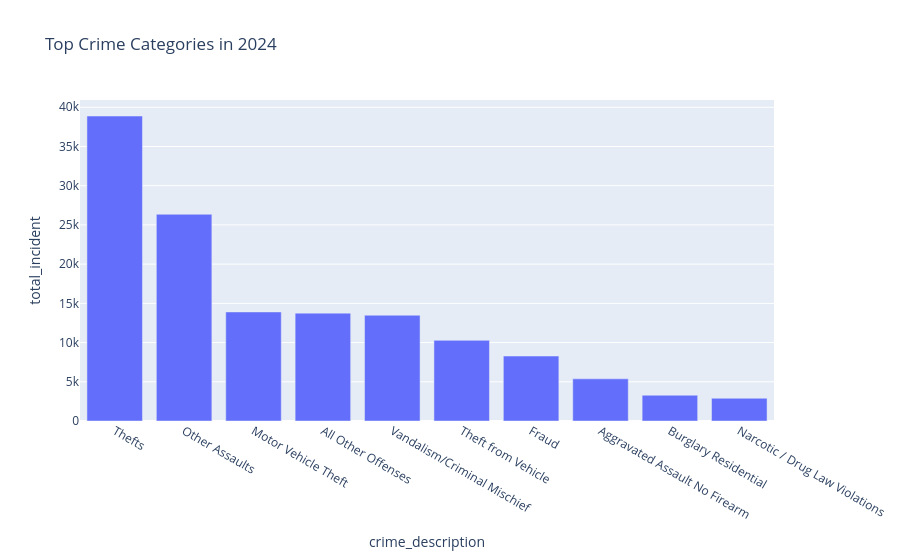

Notebook cell for this chart:
### Code cell
import plotly.express as px

fig = px.bar(
    slice_2024.head(10),
    x="crime_description",
    y="total_incident",
    title="Top Crime Categories in 2024"
)

fig.show()

### Figure 1 — Plotly figure (JSON) as saved in the notebook; plotly's stock layout.template omitted (floating-point values rounded to 4 significant figures)
{"data": [{"hovertemplate": "crime_description=%{x}<br>total_incident=%{y}<extra></extra>", "legendgroup": "", "marker": {"color": "#636efa", "pattern": {"shape": ""}}, "name": "", "orientation": "v", "showlegend": false, "textposition": "auto", "type": "bar", "x": ["Thefts", "Other Assaults", "Motor Vehicle Theft", "All Other Offenses", "Vandalism/Criminal Mischief", "Theft from Vehicle", "Fraud", "Aggravated Assault No Firearm", "Burglary Residential", "Narcotic / Drug Law Violations"], "xaxis": "x", "y": [38882, 26356, 13906, 13752, 13484, 10281, 8282, 5377, 3287, 2899], "yaxis": "y"}], "layout": {"barmode": "relative", "legend": {"tracegroupgap": 0}, "title": {"text": "Top Crime Categories in 2024"}, "xaxis": {"anchor": "y", "domain": [0, 1], "title": {"text": "crime_description"}}, "yaxis": {"anchor": "x", "domain": [0, 1], "title": {"text": "total_incident"}}}}
